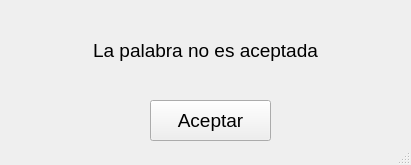
<?xml version="1.0" encoding="UTF-8"?>
<ui version="4.0">
 <class>EAlfabeto</class>
 <widget class="QMainWindow" name="EAlfabeto">
  <property name="geometry">
   <rect>
    <x>0</x>
    <y>0</y>
    <width>411</width>
    <height>165</height>
   </rect>
  </property>
  <property name="windowTitle">
   <string>MainWindow</string>
  </property>
  <widget class="QWidget" name="centralwidget">
   <widget class="QPushButton" name="bAceptar">
    <property name="geometry">
     <rect>
      <x>150</x>
      <y>100</y>
      <width>121</width>
      <height>41</height>
     </rect>
    </property>
    <property name="font">
     <font>
      <pointsize>14</pointsize>
     </font>
    </property>
    <property name="text">
     <string>Aceptar</string>
    </property>
   </widget>
   <widget class="QLabel" name="Error">
    <property name="geometry">
     <rect>
      <x>70</x>
      <y>20</y>
      <width>271</width>
      <height>61</height>
     </rect>
    </property>
    <property name="text">
     <string>&lt;html&gt;&lt;head/&gt;&lt;body&gt;&lt;p align=&quot;center&quot;&gt;&lt;span style=&quot; font-size:14pt;&quot;&gt;La palabra no es aceptada&lt;/span&gt;&lt;/p&gt;&lt;/body&gt;&lt;/html&gt;</string>
    </property>
   </widget>
  </widget>
  <widget class="QStatusBar" name="statusbar"/>
 </widget>
 <resources/>
 <connections/>
</ui>
